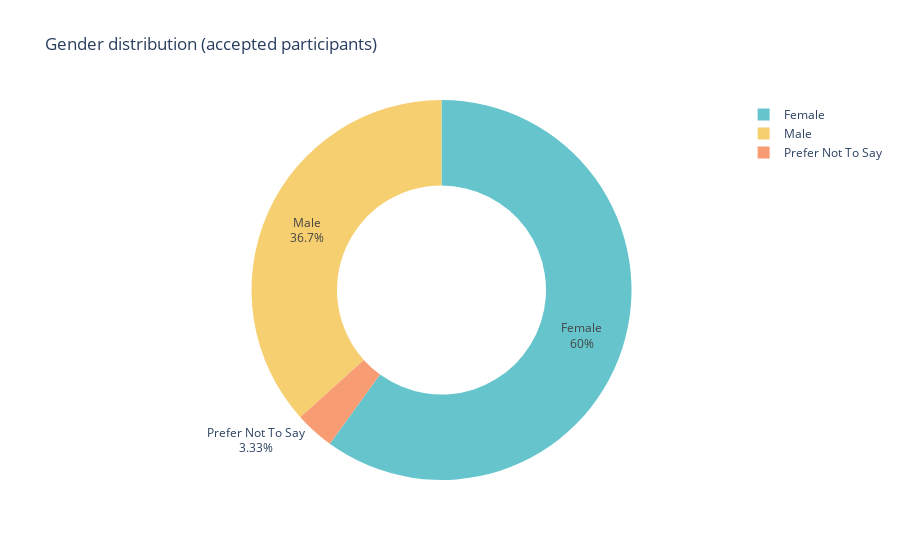

The notebook cell saved with this chart:
### Markdown cell above
## Plotly donut charts
Interactive visuals to quickly scan gender distribution and age-band composition among accepted participants.

### Code cell
gender_fig = px.pie(
    gender_summary.reset_index(),
    names="Sex",
    values="count",
    hole=0.55,
    title="Gender distribution (accepted participants)",
    color_discrete_sequence=px.colors.qualitative.Pastel,
 )
gender_fig.update_traces(textinfo="label+percent", hovertemplate="%{label}: %{value} participants")
gender_fig

### Figure 1 — Plotly figure (JSON) as saved in the notebook; plotly's stock layout.template omitted (floating-point values rounded to 4 significant figures)
{"data": [{"domain": {"x": [0, 1], "y": [0, 1]}, "hole": 0.55, "hovertemplate": "%{label}: %{value} participants", "labels": ["Female", "Male", "Prefer Not To Say"], "legendgroup": "", "name": "", "showlegend": true, "textinfo": "label+percent", "type": "pie", "values": [18, 11, 1]}], "layout": {"legend": {"tracegroupgap": 0}, "piecolorway": ["rgb(102, 197, 204)", "rgb(246, 207, 113)", "rgb(248, 156, 116)", "rgb(220, 176, 242)", "rgb(135, 197, 95)", "rgb(158, 185, 243)", "rgb(254, 136, 177)", "rgb(201, 219, 116)", "rgb(139, 224, 164)", "rgb(180, 151, 231)", "rgb(179, 179, 179)"], "title": {"text": "Gender distribution (accepted participants)"}}}
